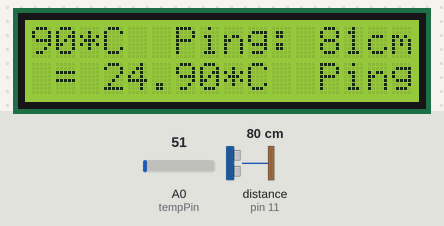
A sketch run on a simulated Arduino Uno, built with avr-gcc and run on an emulated ATmega328P. On the bench: 16×2 character LCD. Inputs (shaded band) come from the test bench; at power-on: distance to the obstacle (sensor on pin 11) 80 cm, A0 (tempPin) = 51. The echo pulse lasts 58.3 µs per cm.

Above: at 1.27 s.
1.3 s: distance to the obstacle (sensor on pin 11) set to 2 cm
At 1.39 s:
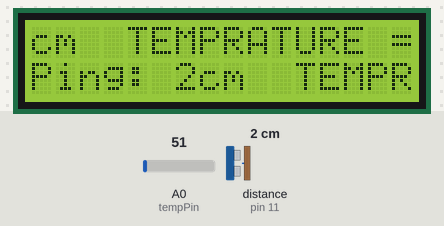
2.9 s: A0 (tempPin) set to 23
At 3.0 s:
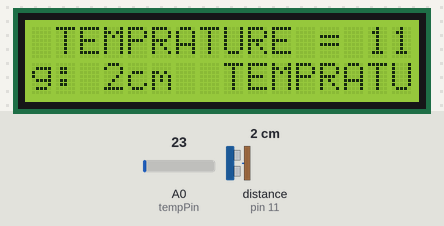
4.9 s: A0 (tempPin) set to 19
At 4.95 s:
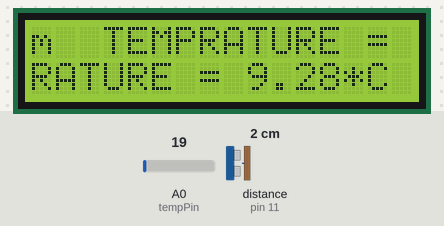
6.6 s: distance to the obstacle (sensor on pin 11) set to 18 cm
At 6.61 s:
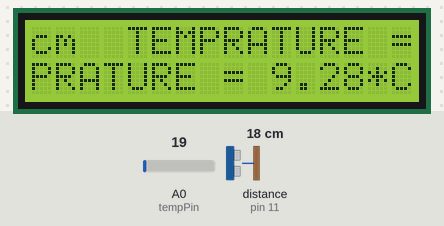
8.2 s: distance to the obstacle (sensor on pin 11) set to 120 cm
At 8.26 s:
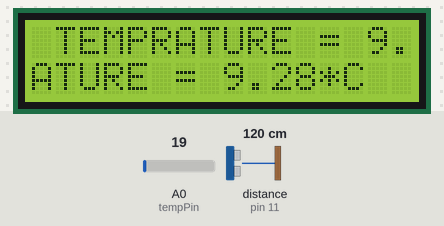
10.0 s: A0 (tempPin) set to 30
At 10.02 s:
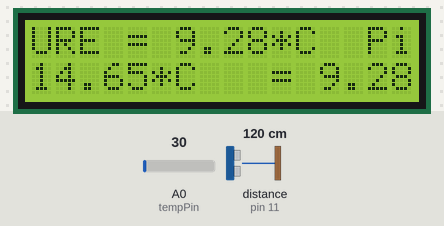

The sketch:

new_ping_new.ino
```cpp
#include <NewPing.h>

#define TRIGGER_PIN  12  // Arduino pin tied to trigger pin on the ultrasonic sensor.
#define ECHO_PIN     11  // Arduino pin tied to echo pin on the ultrasonic sensor.
#define MAX_DISTANCE 200 // Maximum distance we want to ping for (in centimeters). Maximum sensor distance is rated at 400-500cm.
#include <LiquidCrystal.h>
float temp;
int tempPin = 0;

// initialize the library with the numbers of the interface pins
LiquidCrystal lcd(12, 11, 5, 4, 3, 2);

NewPing sonar(TRIGGER_PIN, ECHO_PIN, MAX_DISTANCE); // NewPing setup of pins and maximum distance.

void setup() {
   // set up the LCD's number of columns and rows:
  lcd.begin(16, 2);

}

void loop() {
  delay(50);                      // Wait 50ms between pings (about 20 pings/sec). 29ms should be the shortest delay between pings.
  unsigned int uS = sonar.ping(); // Send ping, get ping time in microseconds (uS).
  lcd.print("Ping: ");
  lcd.print(uS / US_ROUNDTRIP_CM); // Convert ping time to distance in cm and print result (0 = outside set distance range)
  lcd.println("cm");
  temp = analogRead(tempPin);
  temp = temp * 0.48828125;
  lcd.print("TEMPRATURE = ");
  lcd.print(temp);
  lcd.print("*C");
  lcd.println();
}
```

Measured:
- the behaviour switches between 21 and 20 on A0 (tempPin) (found by bisection; images 2 and 3)
- after the input at 1.3 s, the display: first changes at once (image 1 shows a later state)
- after the input at 4.9 s, the display: changes at once (image 3)
- after the input at 6.6 s, the display: changes at once (image 4)
- after the input at 8.2 s, the display: changes after 0.05 s (image 5)
- after the input at 10.0 s, the display: changes at once (image 6)
